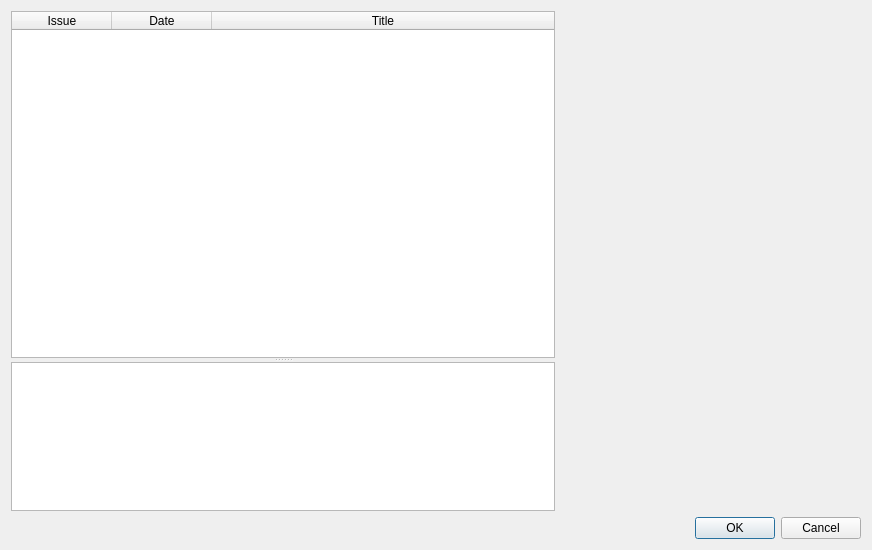
<?xml version="1.0" encoding="UTF-8"?>
<ui version="4.0">
 <class>dialogIssueSelect</class>
 <widget class="QDialog" name="dialogIssueSelect">
  <property name="geometry">
   <rect>
    <x>0</x>
    <y>0</y>
    <width>872</width>
    <height>550</height>
   </rect>
  </property>
  <property name="windowTitle">
   <string>Select Issue</string>
  </property>
  <layout class="QGridLayout" name="gridLayout_2">
   <item row="0" column="0">
    <layout class="QVBoxLayout" name="verticalLayout">
     <item>
      <layout class="QHBoxLayout" name="horizontalLayout">
       <property name="spacing">
        <number>6</number>
       </property>
       <item>
        <widget class="QSplitter" name="splitter">
         <property name="sizePolicy">
          <sizepolicy hsizetype="Expanding" vsizetype="Expanding">
           <horstretch>0</horstretch>
           <verstretch>0</verstretch>
          </sizepolicy>
         </property>
         <property name="orientation">
          <enum>Qt::Vertical</enum>
         </property>
         <property name="childrenCollapsible">
          <bool>false</bool>
         </property>
         <widget class="QTableWidget" name="twList">
          <property name="sizePolicy">
           <sizepolicy hsizetype="Expanding" vsizetype="Expanding">
            <horstretch>0</horstretch>
            <verstretch>7</verstretch>
           </sizepolicy>
          </property>
          <property name="selectionMode">
           <enum>QAbstractItemView::SingleSelection</enum>
          </property>
          <property name="selectionBehavior">
           <enum>QAbstractItemView::SelectRows</enum>
          </property>
          <property name="rowCount">
           <number>0</number>
          </property>
          <property name="columnCount">
           <number>3</number>
          </property>
          <attribute name="horizontalHeaderStretchLastSection">
           <bool>true</bool>
          </attribute>
          <attribute name="verticalHeaderVisible">
           <bool>false</bool>
          </attribute>
          <column>
           <property name="text">
            <string>Issue</string>
           </property>
          </column>
          <column>
           <property name="text">
            <string>Date</string>
           </property>
          </column>
          <column>
           <property name="text">
            <string>Title</string>
           </property>
           <property name="textAlignment">
            <set>AlignHCenter|AlignVCenter|AlignCenter</set>
           </property>
          </column>
         </widget>
         <widget class="QTextEdit" name="teDescription">
          <property name="sizePolicy">
           <sizepolicy hsizetype="Expanding" vsizetype="Expanding">
            <horstretch>0</horstretch>
            <verstretch>3</verstretch>
           </sizepolicy>
          </property>
          <property name="textInteractionFlags">
           <set>Qt::TextSelectableByKeyboard|Qt::TextSelectableByMouse</set>
          </property>
         </widget>
        </widget>
       </item>
       <item>
        <widget class="QWidget" name="coverImageContainer" native="true">
         <property name="minimumSize">
          <size>
           <width>300</width>
           <height>450</height>
          </size>
         </property>
         <property name="maximumSize">
          <size>
           <width>300</width>
           <height>450</height>
          </size>
         </property>
        </widget>
       </item>
      </layout>
     </item>
     <item>
      <widget class="QDialogButtonBox" name="buttonBox">
       <property name="orientation">
        <enum>Qt::Horizontal</enum>
       </property>
       <property name="standardButtons">
        <set>QDialogButtonBox::Cancel|QDialogButtonBox::Ok</set>
       </property>
      </widget>
     </item>
    </layout>
   </item>
  </layout>
 </widget>
 <resources/>
 <connections>
  <connection>
   <sender>buttonBox</sender>
   <signal>accepted()</signal>
   <receiver>dialogIssueSelect</receiver>
   <slot>accept()</slot>
   <hints>
    <hint type="sourcelabel">
     <x>248</x>
     <y>254</y>
    </hint>
    <hint type="destinationlabel">
     <x>157</x>
     <y>274</y>
    </hint>
   </hints>
  </connection>
  <connection>
   <sender>buttonBox</sender>
   <signal>rejected()</signal>
   <receiver>dialogIssueSelect</receiver>
   <slot>reject()</slot>
   <hints>
    <hint type="sourcelabel">
     <x>316</x>
     <y>260</y>
    </hint>
    <hint type="destinationlabel">
     <x>286</x>
     <y>274</y>
    </hint>
   </hints>
  </connection>
 </connections>
</ui>
